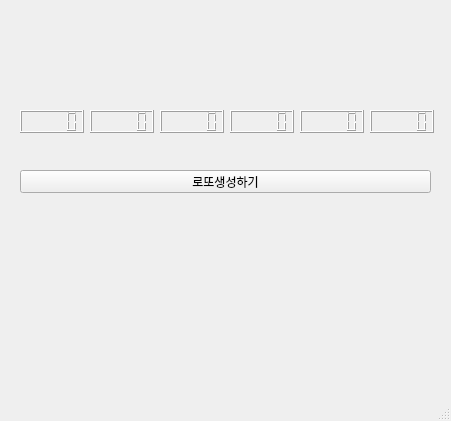
<?xml version="1.0" encoding="UTF-8"?>
<ui version="4.0">
 <class>MainWindow</class>
 <widget class="QMainWindow" name="MainWindow">
  <property name="geometry">
   <rect>
    <x>0</x>
    <y>0</y>
    <width>451</width>
    <height>421</height>
   </rect>
  </property>
  <property name="windowTitle">
   <string>MainWindow</string>
  </property>
  <widget class="QWidget" name="centralwidget">
   <widget class="QLCDNumber" name="lcd01">
    <property name="geometry">
     <rect>
      <x>20</x>
      <y>110</y>
      <width>64</width>
      <height>23</height>
     </rect>
    </property>
   </widget>
   <widget class="QLCDNumber" name="lcd02">
    <property name="geometry">
     <rect>
      <x>90</x>
      <y>110</y>
      <width>64</width>
      <height>23</height>
     </rect>
    </property>
   </widget>
   <widget class="QLCDNumber" name="lcd03">
    <property name="geometry">
     <rect>
      <x>160</x>
      <y>110</y>
      <width>64</width>
      <height>23</height>
     </rect>
    </property>
   </widget>
   <widget class="QLCDNumber" name="lcd04">
    <property name="geometry">
     <rect>
      <x>230</x>
      <y>110</y>
      <width>64</width>
      <height>23</height>
     </rect>
    </property>
   </widget>
   <widget class="QLCDNumber" name="lcd06">
    <property name="geometry">
     <rect>
      <x>370</x>
      <y>110</y>
      <width>64</width>
      <height>23</height>
     </rect>
    </property>
   </widget>
   <widget class="QLCDNumber" name="lcd05">
    <property name="geometry">
     <rect>
      <x>300</x>
      <y>110</y>
      <width>64</width>
      <height>23</height>
     </rect>
    </property>
   </widget>
   <widget class="QPushButton" name="pb">
    <property name="geometry">
     <rect>
      <x>20</x>
      <y>170</y>
      <width>411</width>
      <height>23</height>
     </rect>
    </property>
    <property name="text">
     <string>로또생성하기</string>
    </property>
   </widget>
  </widget>
  <widget class="QMenuBar" name="menubar">
   <property name="geometry">
    <rect>
     <x>0</x>
     <y>0</y>
     <width>451</width>
     <height>21</height>
    </rect>
   </property>
  </widget>
  <widget class="QStatusBar" name="statusbar"/>
 </widget>
 <resources/>
 <connections/>
</ui>
